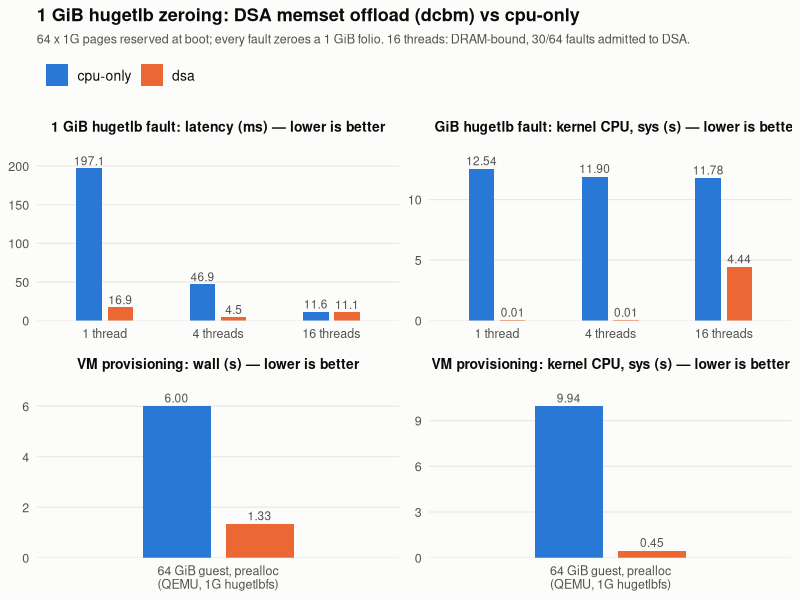
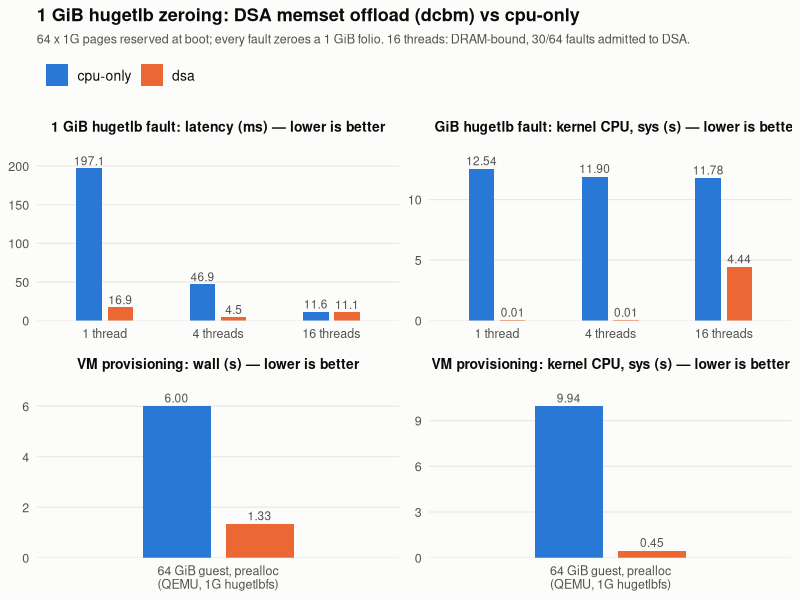
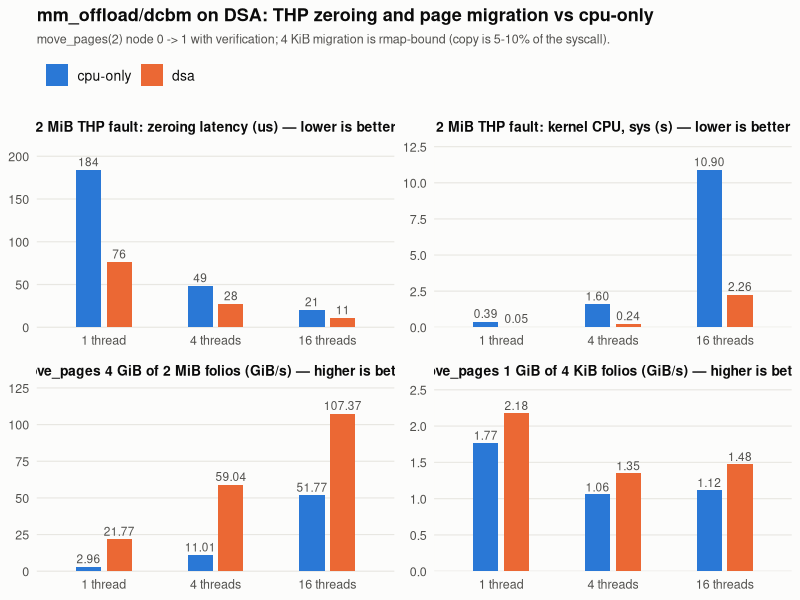
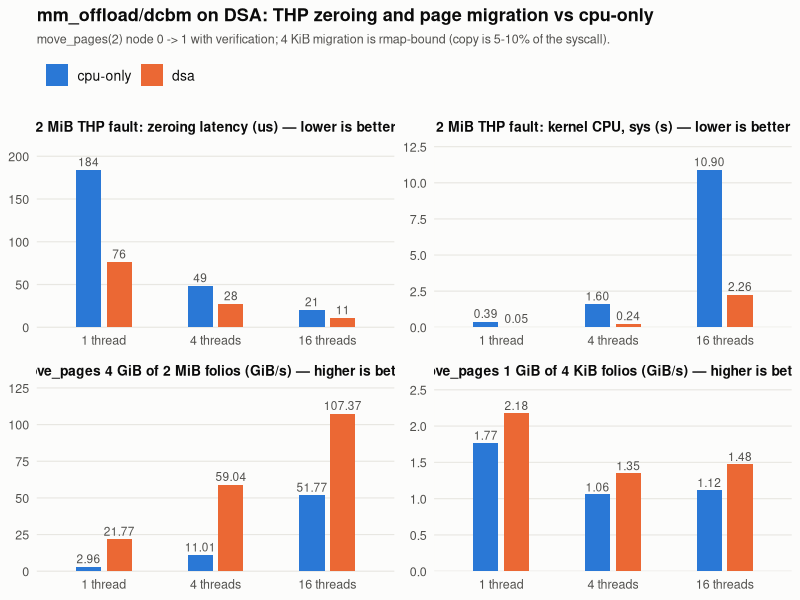

These figures' R source, in order:
library(ggplot2)

## Same look as dma_charts_pdf.R (fio/netty/spark DSA charts).
COL <- c("cpu-only" = "#2a78d6", "dsa" = "#eb6834")
SURF <- "#fcfcfb"; INK <- "#0b0b0b"; INK2 <- "#52514e"; GRID <- "#e8e7e2"

thm <- theme_minimal(base_size = 12) + theme(
  plot.background = element_rect(fill = SURF, colour = NA),
  panel.background = element_rect(fill = SURF, colour = NA),
  panel.grid.major.x = element_blank(),
  panel.grid.minor = element_blank(),
  panel.grid.major.y = element_line(colour = GRID, linewidth = 0.4),
  axis.title = element_text(colour = INK2, size = 10),
  axis.text = element_text(colour = INK2, size = 9),
  plot.title = element_text(colour = INK, face = "bold", size = 13),
  plot.subtitle = element_text(colour = INK2, size = 9),
  strip.text = element_text(colour = INK, face = "bold", size = 10),
  legend.position = "top", legend.justification = "left",
  legend.title = element_blank(),
  legend.text = element_text(colour = INK, size = 10))

barchart <- function(df, title, subtitle, file, ncol = 2, height = 4.4) {
  df$mode <- factor(df$mode, levels = c("cpu-only", "dsa"))
  df$metric <- factor(df$metric, levels = unique(df$metric))
  p <- ggplot(df, aes(x = grp, y = value, fill = mode)) +
    geom_col(position = position_dodge(width = 0.55), width = 0.45) +
    geom_text(aes(label = lab, y = value + ymax_pad),
        position = position_dodge(width = 0.55),
        size = 3.0, colour = INK2, vjust = 0) +
    facet_wrap(~metric, scales = "free", ncol = ncol) +
    scale_fill_manual(values = COL) +
    scale_y_continuous(expand = expansion(mult = c(0, 0.16))) +
    labs(title = title, subtitle = subtitle, x = NULL, y = NULL) + thm
  ggsave(file, p, width = 9, height = height, device = cairo_pdf, bg = SURF)
  ggsave(sub("\\.pdf$", ".png", file), p, width = 9, height = height, dpi = 160, bg = SURF)
}

## ---- 1 GiB hugetlb: fault-time zeroing and VM provisioning -------------
## gnr-qual1, 7.2.0-mmoff+ (mm_offload/dcbm, 4 DSA x 4 kernel WQs, 1G max
## transfer), hugepagesz=1G hugepages=64. Medians of 3 (faults) / 6 (VM).
g1 <- data.frame(
  grp = c(rep(rep(c("1 thread", "4 threads", "16 threads"), each = 2), 2),
          rep(rep("64 GiB guest, prealloc\n(QEMU, 1G hugetlbfs)", each = 2), 2)),
  mode = rep(c("cpu-only", "dsa"), 8),
  metric = c(rep(c("1 GiB hugetlb fault: latency (ms) — lower is better",
                   "1 GiB hugetlb fault: kernel CPU, sys (s) — lower is better"), each = 6),
             rep(c("VM provisioning: wall (s) — lower is better",
                   "VM provisioning: kernel CPU, sys (s) — lower is better"), each = 2)),
  value = c(197.1, 16.95, 46.9, 4.49, 11.62, 11.07,
            12.54, 0.01, 11.90, 0.01, 11.78, 4.44,
            6.00, 1.33,
            9.94, 0.45))
g1$grp <- factor(g1$grp, levels = unique(g1$grp))
g1$lab <- ifelse(grepl("latency", g1$metric), sprintf("%.1f", g1$value), sprintf("%.2f", g1$value))
g1$ymax_pad <- ifelse(grepl("latency", g1$metric), 4,
               ifelse(grepl("fault: kernel", g1$metric), 0.3,
               ifelse(grepl("wall", g1$metric), 0.15, 0.25)))
barchart(g1, "1 GiB hugetlb zeroing: DSA memset offload (dcbm) vs cpu-only",
         "64 x 1G pages reserved at boot; every fault zeroes a 1 GiB folio. 16 threads: DRAM-bound, 30/64 faults admitted to DSA.",
         "mmoff_1g_chart.pdf", ncol = 2, height = 7.2)

## ---- 2 MiB THP zeroing and move_pages(2) migration ----------------------
## gnr-qual1, same kernel. Medians of 3 (tools/mm_offload/run_mmoff.sh).
mx <- data.frame(
  grp = rep(rep(c("1 thread", "4 threads", "16 threads"), each = 2), 4),
  mode = rep(c("cpu-only", "dsa"), 12),
  metric = rep(c("2 MiB THP fault: zeroing latency (us) — lower is better",
                 "2 MiB THP fault: kernel CPU, sys (s) — lower is better",
                 "move_pages 4 GiB of 2 MiB folios (GiB/s) — higher is better",
                 "move_pages 1 GiB of 4 KiB folios (GiB/s) — higher is better"), each = 6),
  value = c(184.4, 76.4, 48.7, 27.6, 20.7, 11.1,
            0.39, 0.05, 1.60, 0.24, 10.9, 2.26,
            2.96, 21.77, 11.01, 59.04, 51.77, 107.37,
            1.77, 2.18, 1.06, 1.35, 1.12, 1.48))
mx$grp <- factor(mx$grp, levels = unique(mx$grp))
mx$lab <- ifelse(grepl("latency", mx$metric), sprintf("%.0f", mx$value), sprintf("%.2f", mx$value))
mx$ymax_pad <- ifelse(grepl("latency", mx$metric), 4,
               ifelse(grepl("kernel", mx$metric), 0.25,
               ifelse(grepl("2 MiB folios", mx$metric), 2.5, 0.04)))
barchart(mx, "mm_offload/dcbm on DSA: THP zeroing and page migration vs cpu-only",
         "move_pages(2) node 0 -> 1 with verification; 4 KiB migration is rmap-bound (copy is 5-10% of the syscall).",
         "mmoff_matrix_chart.pdf", ncol = 2, height = 7.2)
